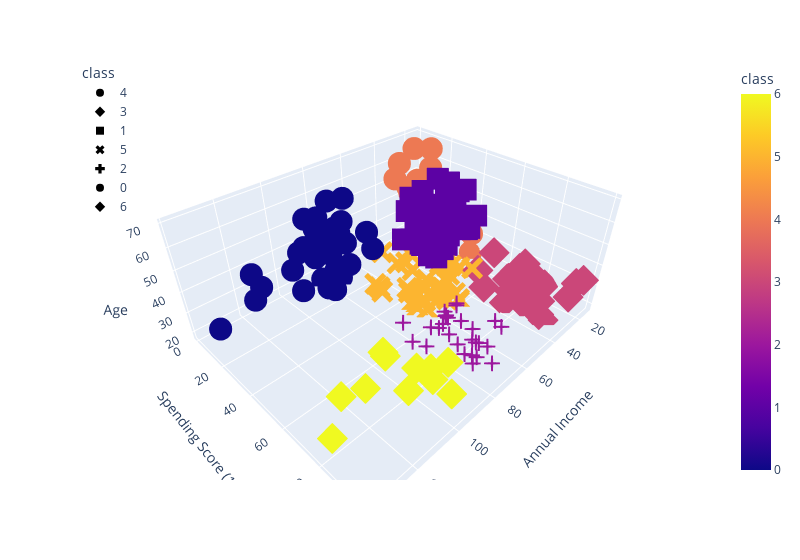

The code cell stored with this chart in its notebook:
### Code cell
fig = px.scatter_3d(
	df_shopping,
x="Annual Income",
	y="Spending Score (1-100)",
	z="Age",
color="class",
	symbol="class",
	width=800,
)
fig.update_layout(legend=dict(x=0, y=1))
fig.show()

### Figure 1 — Plotly figure (JSON) as saved in the notebook; plotly's stock layout.template omitted (floating-point values rounded to 4 significant figures)
{"data": [{"hovertemplate": "class=%{marker.color}<br>Annual Income=%{x}<br>Spending Score (1-100)=%{y}<br>Age=%{z}<extra></extra>", "legendgroup": "4", "marker": {"color": [4, 4, 4, 4, 4, 4, 4, 4, 4, 4, 4, 4, 4, 4, 4, 4, 4, 4, 4, 4, 4, 4], "coloraxis": "coloraxis", "symbol": "circle"}, "mode": "markers", "name": "4", "scene": "scene", "showlegend": true, "type": "scatter3d", "x": [15, 16, 17, 18, 19, 19, 20, 20, 21, 23, 24, 25, 28, 28, 29, 30, 33, 33, 34, 37, 39, 39], "y": [39, 6, 40, 6, 3, 14, 15, 13, 35, 29, 35, 5, 14, 32, 31, 4, 4, 14, 17, 26, 36, 28], "z": [19, 20, 31, 35, 64, 67, 58, 37, 35, 52, 35, 46, 54, 45, 40, 60, 53, 49, 42, 36, 48, 49]}, {"hovertemplate": "class=%{marker.color}<br>Annual Income=%{x}<br>Spending Score (1-100)=%{y}<br>Age=%{z}<extra></extra>", "legendgroup": "3", "marker": {"color": [3, 3, 3, 3, 3, 3, 3, 3, 3, 3, 3, 3, 3, 3, 3, 3, 3, 3, 3, 3, 3, 3, 3], "coloraxis": "coloraxis", "symbol": "diamond"}, "mode": "markers", "name": "3", "scene": "scene", "showlegend": true, "type": "scatter3d", "x": [15, 16, 17, 18, 19, 19, 20, 20, 21, 23, 24, 25, 28, 28, 29, 30, 33, 33, 34, 37, 38, 39, 39], "y": [81, 77, 76, 94, 72, 99, 77, 79, 66, 98, 73, 73, 82, 61, 87, 73, 92, 81, 73, 75, 92, 61, 65], "z": [21, 23, 22, 23, 30, 35, 24, 22, 20, 35, 25, 31, 29, 35, 23, 21, 18, 21, 30, 20, 24, 31, 24]}, {"hovertemplate": "class=%{marker.color}<br>Annual Income=%{x}<br>Spending Score (1-100)=%{y}<br>Age=%{z}<extra></extra>", "legendgroup": "1", "marker": {"color": [1, 1, 1, 1, 1, 1, 1, 1, 1, 1, 1, 1, 1, 1, 1, 1, 1, 1, 1, 1, 1, 1, 1, 1, 1, 1, 1, 1, 1, 1, 1, 1, 1, 1, 1, 1, 1, 1, 1, 1, 1, 1, 1, 1], "coloraxis": "coloraxis", "symbol": "square"}, "mode": "markers", "name": "1", "scene": "scene", "showlegend": true, "type": "scatter3d", "x": [38, 40, 42, 43, 43, 43, 44, 44, 46, 46, 47, 47, 48, 48, 48, 49, 49, 50, 50, 54, 54, 54, 54, 54, 54, 54, 57, 58, 59, 60, 60, 61, 62, 62, 62, 63, 63, 63, 63, 63, 65, 65, 67, 67], "y": [35, 55, 52, 60, 45, 41, 50, 46, 46, 56, 52, 59, 51, 50, 48, 55, 42, 49, 56, 47, 53, 42, 51, 41, 44, 46, 58, 46, 55, 49, 47, 42, 48, 59, 56, 50, 46, 43, 48, 52, 43, 59, 43, 57], "z": [65, 50, 49, 59, 50, 47, 51, 69, 53, 70, 67, 54, 63, 43, 68, 70, 47, 60, 60, 59, 45, 49, 57, 67, 46, 48, 55, 50, 68, 48, 47, 48, 49, 67, 49, 66, 54, 68, 66, 65, 63, 49, 51, 50]}, {"hovertemplate": "class=%{marker.color}<br>Annual Income=%{x}<br>Spending Score (1-100)=%{y}<br>Age=%{z}<extra></extra>", "legendgroup": "5", "marker": {"color": [5, 5, 5, 5, 5, 5, 5, 5, 5, 5, 5, 5, 5, 5, 5, 5, 5, 5, 5, 5, 5, 5, 5, 5, 5, 5, 5, 5, 5, 5, 5, 5, 5, 5, 5, 5, 5, 5], "coloraxis": "coloraxis", "symbol": "x"}, "mode": "markers", "name": "5", "scene": "scene", "showlegend": true, "type": "scatter3d", "x": [40, 40, 40, 42, 43, 46, 46, 48, 48, 48, 54, 54, 54, 54, 54, 57, 58, 59, 60, 60, 60, 60, 61, 62, 62, 62, 63, 64, 64, 65, 65, 67, 67, 69, 70, 71, 72, 76], "y": [47, 42, 42, 60, 54, 51, 55, 59, 59, 47, 54, 48, 52, 55, 57, 55, 60, 41, 40, 42, 52, 50, 49, 41, 55, 42, 54, 42, 46, 48, 50, 56, 40, 58, 29, 35, 34, 40], "z": [27, 29, 31, 33, 31, 27, 19, 18, 19, 32, 26, 40, 23, 38, 21, 22, 34, 18, 40, 32, 24, 27, 20, 23, 26, 21, 19, 38, 19, 18, 19, 27, 38, 40, 23, 43, 25, 28]}, {"hovertemplate": "class=%{marker.color}<br>Annual Income=%{x}<br>Spending Score (1-100)=%{y}<br>Age=%{z}<extra></extra>", "legendgroup": "2", "marker": {"color": [2, 2, 2, 2, 2, 2, 2, 2, 2, 2, 2, 2, 2, 2, 2, 2, 2, 2, 2, 2, 2, 2, 2, 2, 2, 2, 2, 2], "coloraxis": "coloraxis", "symbol": "cross"}, "mode": "markers", "name": "2", "scene": "scene", "showlegend": true, "type": "scatter3d", "x": [69, 70, 71, 71, 71, 72, 73, 73, 74, 75, 76, 77, 77, 78, 78, 78, 78, 78, 78, 79, 81, 85, 86, 87, 87, 87, 88, 88], "y": [91, 77, 95, 75, 75, 71, 88, 73, 72, 93, 87, 97, 74, 90, 88, 76, 89, 78, 73, 83, 93, 75, 95, 63, 75, 92, 86, 69], "z": [39, 31, 40, 38, 39, 31, 29, 32, 35, 32, 32, 28, 32, 34, 39, 38, 27, 30, 30, 29, 31, 36, 33, 32, 28, 36, 30, 27]}, {"hovertemplate": "class=%{marker.color}<br>Annual Income=%{x}<br>Spending Score (1-100)=%{y}<br>Age=%{z}<extra></extra>", "legendgroup": "0", "marker": {"color": [0, 0, 0, 0, 0, 0, 0, 0, 0, 0, 0, 0, 0, 0, 0, 0, 0, 0, 0, 0, 0, 0, 0, 0, 0, 0, 0, 0, 0, 0, 0, 0, 0, 0], "coloraxis": "coloraxis", "symbol": "circle"}, "mode": "markers", "name": "0", "scene": "scene", "showlegend": true, "type": "scatter3d", "x": [71, 71, 73, 73, 74, 75, 77, 77, 78, 78, 78, 78, 78, 78, 79, 81, 85, 86, 87, 87, 87, 88, 88, 93, 97, 98, 99, 101, 103, 103, 113, 120, 126, 137], "y": [11, 9, 5, 7, 10, 5, 12, 36, 22, 17, 20, 16, 1, 1, 35, 5, 26, 20, 27, 13, 10, 13, 15, 14, 32, 15, 39, 24, 17, 23, 8, 16, 28, 18], "z": [59, 47, 20, 44, 19, 57, 25, 48, 34, 43, 44, 47, 37, 34, 56, 19, 50, 42, 36, 40, 36, 52, 58, 59, 37, 46, 41, 54, 41, 34, 33, 47, 45, 32]}, {"hovertemplate": "class=%{marker.color}<br>Annual Income=%{x}<br>Spending Score (1-100)=%{y}<br>Age=%{z}<extra></extra>", "legendgroup": "6", "marker": {"color": [6, 6, 6, 6, 6, 6, 6, 6, 6, 6, 6], "coloraxis": "coloraxis", "symbol": "diamond"}, "mode": "markers", "name": "6", "scene": "scene", "showlegend": true, "type": "scatter3d", "x": [93, 97, 98, 99, 101, 103, 103, 113, 120, 126, 137], "y": [90, 86, 88, 97, 68, 85, 69, 91, 79, 74, 83], "z": [35, 32, 29, 30, 28, 36, 32, 38, 35, 32, 30]}], "layout": {"coloraxis": {"colorbar": {"title": {"text": "class"}}, "colorscale": [[0, "#0d0887"], [0.1111, "#46039f"], [0.2222, "#7201a8"], [0.3333, "#9c179e"], [0.4444, "#bd3786"], [0.5556, "#d8576b"], [0.6667, "#ed7953"], [0.7778, "#fb9f3a"], [0.8889, "#fdca26"], [1, "#f0f921"]]}, "legend": {"title": {"text": "class"}, "tracegroupgap": 0, "x": 0, "y": 1}, "margin": {"t": 60}, "scene": {"domain": {"x": [0, 1], "y": [0, 1]}, "xaxis": {"title": {"text": "Annual Income"}}, "yaxis": {"title": {"text": "Spending Score (1-100)"}}, "zaxis": {"title": {"text": "Age"}}}, "width": 800}}
